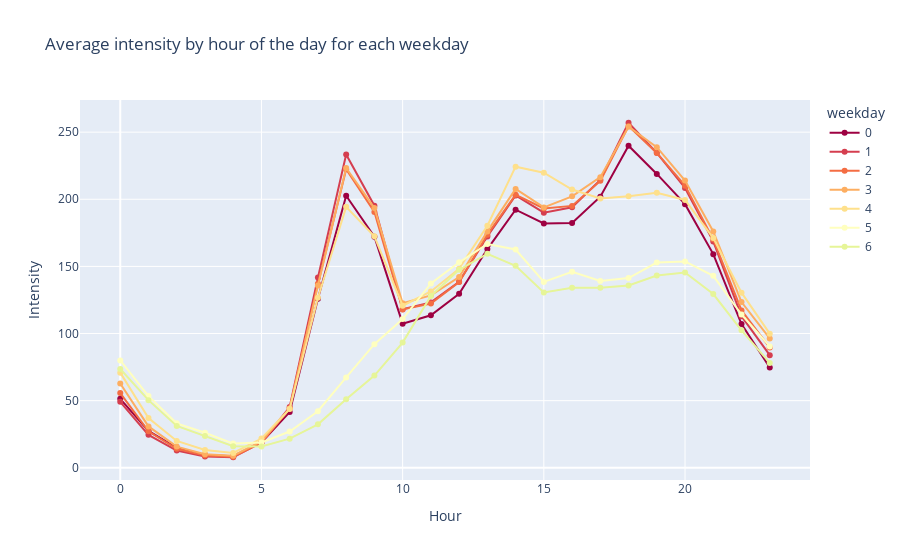

Source (notebook cell):
### Markdown cell above
## By weekday

### Code cell
# Aggregate hours by weekday
counters_by_weekday = counters_hour.groupby(['hour', 'weekday']).agg({'intensity': 'mean'}).reset_index()

# Visualize the data using Plotly Express with a divergent color palette
fig = px.line(counters_by_weekday, x='hour', y='intensity', color='weekday', title='Average intensity by hour of the day for each weekday', markers=True,
              color_discrete_sequence=px.colors.diverging.Spectral
)
fig.update_layout(xaxis_title='Hour', yaxis_title='Intensity')
fig.show()

### Figure 1 — Plotly figure (JSON) as saved in the notebook; plotly's stock layout.template omitted (floating-point values rounded to 4 significant figures)
{"data": [{"hovertemplate": "weekday=0<br>hour=%{x}<br>intensity=%{y}<extra></extra>", "legendgroup": "0", "line": {"color": "rgb(158,1,66)", "dash": "solid"}, "marker": {"symbol": "circle"}, "mode": "lines+markers", "name": "0", "orientation": "v", "showlegend": true, "type": "scatter", "x": [0, 1, 2, 3, 4, 5, 6, 7, 8, 9, 10, 11, 12, 13, 14, 15, 16, 17, 18, 19, 20, 21, 22, 23], "xaxis": "x", "y": [51.39, 27.48, 14.9, 9.485, 8.636, 18.84, 41.48, 125.9, 202.7, 172.1, 107.4, 113.6, 129.6, 162.9, 192.2, 182.0, 182.3, 201.9, 239.9, 218.9, 196.3, 159.1, 107.0, 74.68], "yaxis": "y"}, {"hovertemplate": "weekday=1<br>hour=%{x}<br>intensity=%{y}<extra></extra>", "legendgroup": "1", "line": {"color": "rgb(213,62,79)", "dash": "solid"}, "marker": {"symbol": "circle"}, "mode": "lines+markers", "name": "1", "orientation": "v", "showlegend": true, "type": "scatter", "x": [0, 1, 2, 3, 4, 5, 6, 7, 8, 9, 10, 11, 12, 13, 14, 15, 16, 17, 18, 19, 20, 21, 22, 23], "xaxis": "x", "y": [49.15, 24.52, 12.87, 8.43, 7.846, 18.9, 45.26, 141.7, 233.4, 195.3, 118.1, 123.2, 138.5, 172.3, 202.9, 190.1, 194.0, 214.5, 257.0, 234.6, 208.4, 168.6, 112.9, 83.86], "yaxis": "y"}, {"hovertemplate": "weekday=2<br>hour=%{x}<br>intensity=%{y}<extra></extra>", "legendgroup": "2", "line": {"color": "rgb(244,109,67)", "dash": "solid"}, "marker": {"symbol": "circle"}, "mode": "lines+markers", "name": "2", "orientation": "v", "showlegend": true, "type": "scatter", "x": [0, 1, 2, 3, 4, 5, 6, 7, 8, 9, 10, 11, 12, 13, 14, 15, 16, 17, 18, 19, 20, 21, 22, 23], "xaxis": "x", "y": [55.63, 27.18, 14.14, 9.167, 8.204, 18.69, 44.07, 137.2, 222.4, 190.5, 118.0, 122.4, 138.4, 173.6, 203.4, 193.2, 195.1, 213.8, 254.5, 234.5, 210.2, 170.2, 117.2, 89.6], "yaxis": "y"}, {"hovertemplate": "weekday=3<br>hour=%{x}<br>intensity=%{y}<extra></extra>", "legendgroup": "3", "line": {"color": "rgb(253,174,97)", "dash": "solid"}, "marker": {"symbol": "circle"}, "mode": "lines+markers", "name": "3", "orientation": "v", "showlegend": true, "type": "scatter", "x": [0, 1, 2, 3, 4, 5, 6, 7, 8, 9, 10, 11, 12, 13, 14, 15, 16, 17, 18, 19, 20, 21, 22, 23], "xaxis": "x", "y": [62.74, 30.81, 15.77, 10.06, 9.006, 19.84, 44.11, 135.7, 223.3, 193.5, 122.6, 128.4, 142.1, 176.1, 207.7, 193.9, 202.2, 216.5, 254.1, 238.8, 213.9, 176.0, 123.4, 96.36], "yaxis": "y"}, {"hovertemplate": "weekday=4<br>hour=%{x}<br>intensity=%{y}<extra></extra>", "legendgroup": "4", "line": {"color": "rgb(254,224,139)", "dash": "solid"}, "marker": {"symbol": "circle"}, "mode": "lines+markers", "name": "4", "orientation": "v", "showlegend": true, "type": "scatter", "x": [0, 1, 2, 3, 4, 5, 6, 7, 8, 9, 10, 11, 12, 13, 14, 15, 16, 17, 18, 19, 20, 21, 22, 23], "xaxis": "x", "y": [70.87, 37.07, 20.0, 13.19, 11.01, 21.79, 43.76, 126.6, 194.3, 172.4, 120.7, 131.4, 148.3, 180.3, 224.3, 219.8, 207.3, 200.6, 202.3, 204.9, 199.5, 171.1, 130.4, 99.88], "yaxis": "y"}, {"hovertemplate": "weekday=5<br>hour=%{x}<br>intensity=%{y}<extra></extra>", "legendgroup": "5", "line": {"color": "rgb(255,255,191)", "dash": "solid"}, "marker": {"symbol": "circle"}, "mode": "lines+markers", "name": "5", "orientation": "v", "showlegend": true, "type": "scatter", "x": [0, 1, 2, 3, 4, 5, 6, 7, 8, 9, 10, 11, 12, 13, 14, 15, 16, 17, 18, 19, 20, 21, 22, 23], "xaxis": "x", "y": [79.99, 53.39, 33.11, 26.07, 18.02, 18.87, 26.99, 42.12, 67.3, 92.11, 110.8, 137.3, 153.0, 166.7, 162.6, 138.5, 146.1, 139.2, 141.3, 152.8, 153.7, 143.0, 114.2, 90.37], "yaxis": "y"}, {"hovertemplate": "weekday=6<br>hour=%{x}<br>intensity=%{y}<extra></extra>", "legendgroup": "6", "line": {"color": "rgb(230,245,152)", "dash": "solid"}, "marker": {"symbol": "circle"}, "mode": "lines+markers", "name": "6", "orientation": "v", "showlegend": true, "type": "scatter", "x": [0, 1, 2, 3, 4, 5, 6, 7, 8, 9, 10, 11, 12, 13, 14, 15, 16, 17, 18, 19, 20, 21, 22, 23], "xaxis": "x", "y": [73.55, 50.37, 31.18, 23.65, 16.13, 15.8, 21.7, 32.36, 50.97, 68.68, 93.29, 128.0, 147.4, 159.4, 150.5, 130.6, 134.2, 134.2, 135.7, 143.2, 145.4, 129.4, 102.4, 78.13], "yaxis": "y"}], "layout": {"legend": {"title": {"text": "weekday"}, "tracegroupgap": 0}, "title": {"text": "Average intensity by hour of the day for each weekday"}, "xaxis": {"anchor": "y", "domain": [0, 1], "title": {"text": "Hour"}}, "yaxis": {"anchor": "x", "domain": [0, 1], "title": {"text": "Intensity"}}}}
